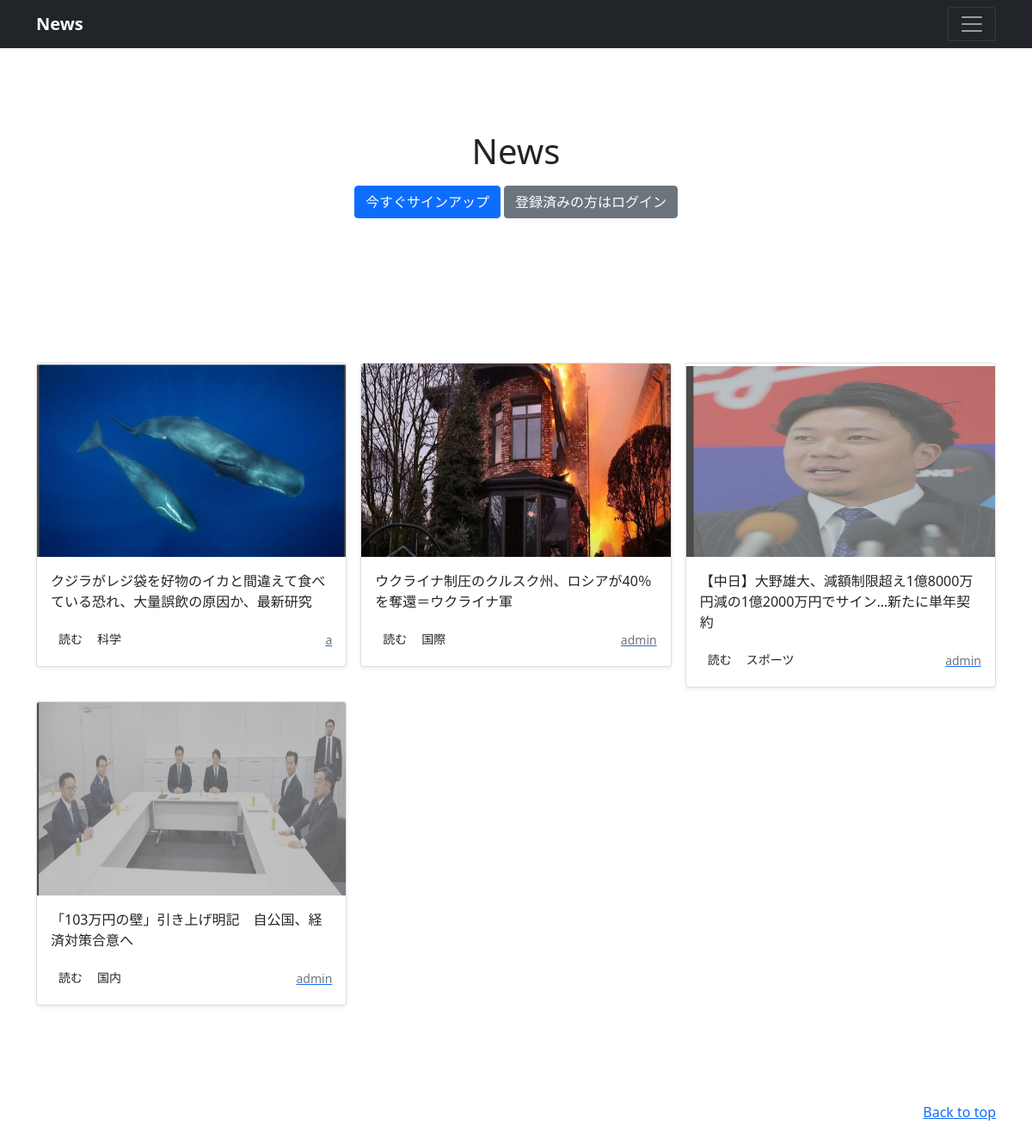
The page / on the database its author committed.
### news/models.py (models this page shows, shortened)
class NewsPost(models.Model):
    user = models.ForeignKey(
        CustomUser,
        verbose_name='ユーザー',
        on_delete=models.CASCADE
        )
    category=models.ForeignKey(
        Category,
        verbose_name='カテゴリ',
        on_delete=models.PROTECT
        )
    title = models.CharField(
        verbose_name='タイトル',
        max_length=200
        )
    comment = models.TextField(
        verbose_name='コメント',
        )
    image1 = models.ImageField(
        verbose_name='イメージ１',
        upload_to = 'news'
        )
    image2 = models.ImageField(
        verbose_name='イメージ２',
        upload_to='news',
        blank=True,
        null=True
        )
    posted_at = models.DateTimeField(
        verbose_name='投稿日時',
        auto_now_add=True
        )

class Category(models.Model):
    title = models.CharField(
        verbose_name='カテゴリ',
        max_length=20)

### accounts/models.py (models this page shows)
class CustomUser(AbstractUser):
    pass

### news/views.py (the view)
# urls.py: path('',views.IndexView.as_view(),name='index'),
class IndexView(ListView):
    template_name='index.html'
    queryset = NewsPost.objects.order_by('-posted_at')
    paginate_by = 9

### news/templates/index.html (shortened to what this page needs)
{% extends 'base.html' %}
       {% block contents %}
       {% include 'news_title.html' %}
       {% include 'news_list.html' %}
       {% endblock %}

### news/templates/news_list.html (shortened to what this page needs)
{% load static %}
  <div class="album py-5 bg-body-tertiary">
    <div class="container">
      <div class="row row-cols-1 row-cols-sm-2 row-cols-md-3 g-3">
        {% for record in object_list %}
        <div class="col">
          <div class="card shadow-sm">
            <img src="{{ record.image1.url }}"
              class="bd-placeholder-img card-img-top"
              width="100%" height="225"
              xmlns="http://www.w3.org/2000/svg"
              role="img" aria-label="Placeholder: Thumbnail"
              preserveAspectRatio="xMidYMid slice"
              focusable="false">
              <rect width="100%" height="100%" fill="#55595c"/>
            <div class="card-body">
              <p class="card-text">
                {{record.title}}
              </p>
              <div class="d-flex justify-content-between align-items-center">
                <div class="btn-group">
                  <button type="button"
                          class="btn btn-sm btn-outlins-secondary"
onclick="location.href='{% url 'news:news_detail' record.pk %}'">
                            読む</button>
                  <button type="button"
                          class="btn btn-sm btn-outlins-secondary"
onclick="location.href='{% url 'news:news_cat' category=record.category.id %}'">
                          {{record.category.title}}</button>
                        </body>
                      </html>
                </div>
                <a href="{% url 'news:user_list' user=record.user.id %}">
                  <small class="text-muted">
                    {{record.user.username}}</small>
                </a>
              </div>
            </div>
          </div>
        </div>
        {% endfor %}

### news/templates/base.html (style rules this page uses)
.bd-placeholder-img { font-size: 1.125rem; text-anchor: middle; -webkit-user-select: none; -moz-user-select: none; user-select: none; }

### rows shown on the page
NewsPost: image1 (picture), title "クジラがレジ袋を好物のイカと間違えて食べている恐れ、大量誤飲の原因か、最新研究", category "科学", user.username "a"
NewsPost: image1 (picture), title "ウクライナ制圧のクルスク州、ロシアが40％を奪還＝ウクライナ軍", category "国際", user.username "admin"
NewsPost: image1 (picture), title "【中日】大野雄大、減額制限超え1億8000万円減の1億2000万円でサイン…新たに単年契約", category "スポーツ", user.username "admin"
NewsPost: image1 (picture), title "「103万円の壁」引き上げ明記 自公国、経済対策合意へ", category "国内", user.username "admin"
